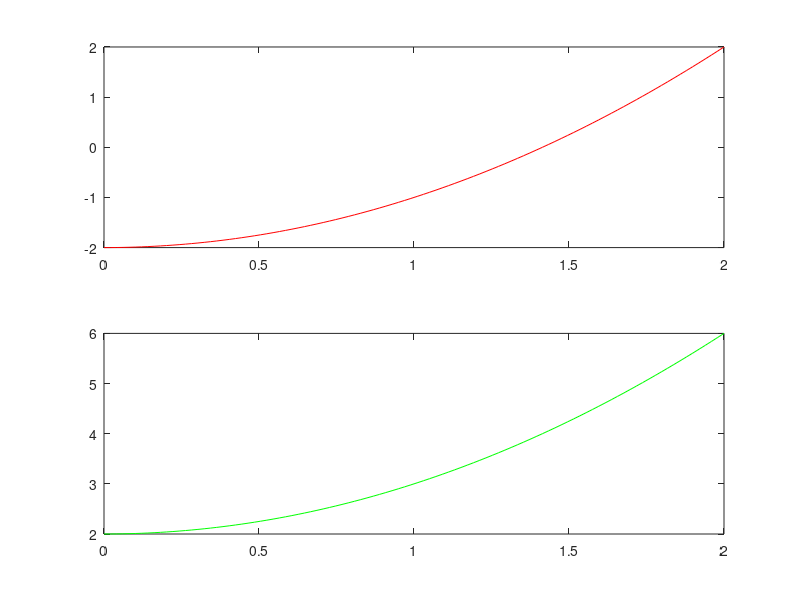

Recreate this plot in MATLAB. (Note: this script raises an error after producing the figure.)
% Day 1
% His name is Steve
% sbrownle@uci.edu
% SSPA 3161

X = [2 2; 1 2]
% 2x2 matrix

X_row = [2 1 3 4]
% row vector

X_col = [2; 1; 3; 5]
% col vector

c=2
c+X
% scalar addition term by term

inv(X)
% invert X

X.^2
% dot product XdotX

x = linspace(0,2,1000);
% linear space [0,2] with 1000 points
% ; used to suppress output

y = x.^2 -2;

plot(x,y,'r')
% plot x,y with color red

clear

x = linspace(0,2);
y = x.^2 - 2;
z = x.^2 + 2;

subplot(2,1,1)
%plots stacked
plot(x,y,'r')

hold on
% plot on same window

subplot(2,1,2)
plot(x,z,'g')

clear

%{
function [y] = func_y(x)
	y = x^2 - 2
end
%}

%define function in function window

y = zeros(size(x))
%size of y set to size of x

for i = 1:100
	y(i) = func_y(x(i));
end
% loop function through all values of x

x = normrnd(0,1)
% draw random x from mu=0 sigma=1




